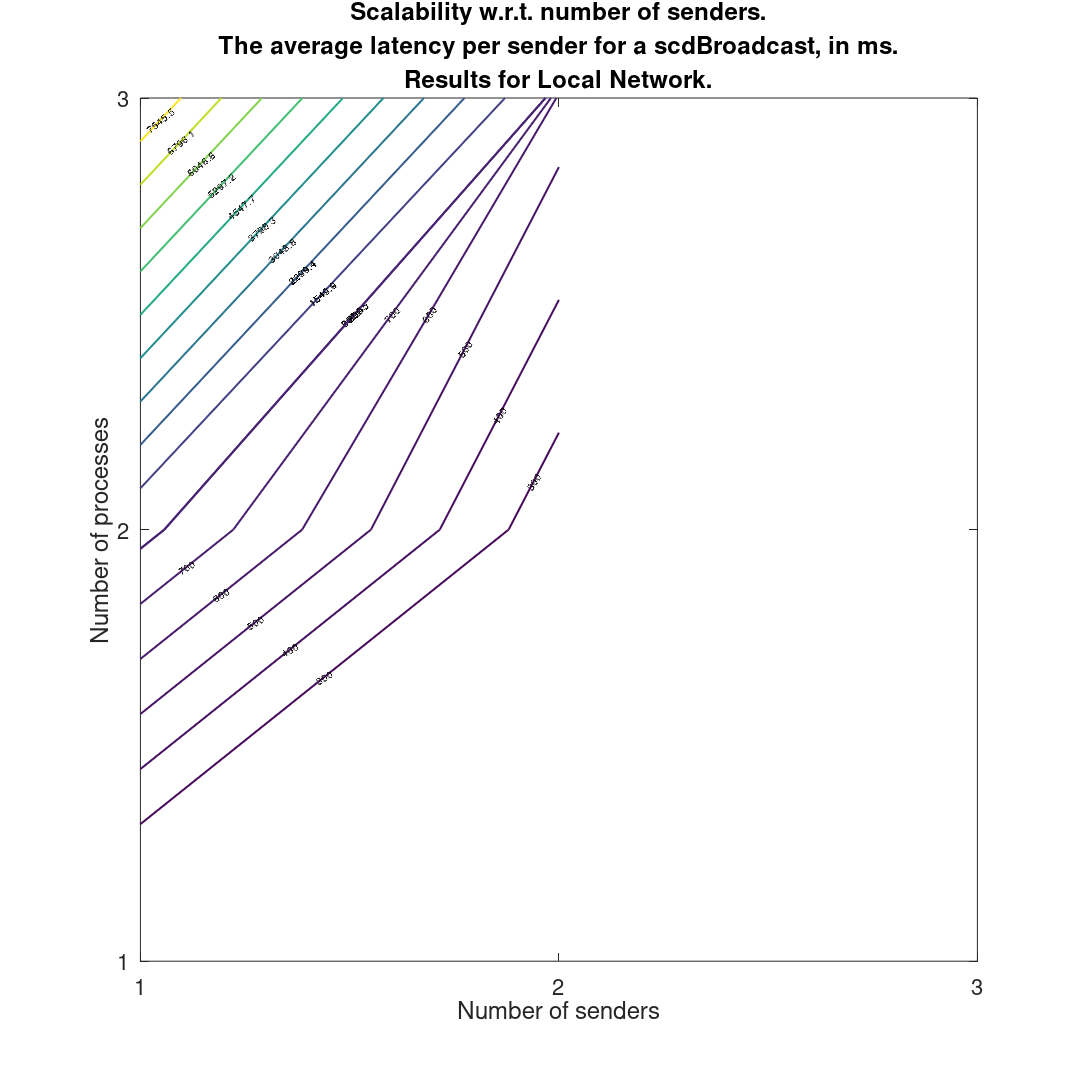

The MATLAB source for this figure:
clf
set(0,'DefaultFigureVisible','off')
figure('DefaultAxesFontSize',22);
x = [;1;2;1;3;1;2];
y = [;1;2;2;3;3;3];
z = [;51;227;835;657;8295;552];
[X,Y]=meshgrid(min(x):max(x),min(y):max(y));
Z=griddata(x,y,z,X,Y);
levels=0:100:800;
contour(X,Y,Z, 'linewidth', 2, 'ShowText','on');
hold on
contour(X,Y,Z, levels, 'linewidth', 2, 'ShowText','on');
hold off
title({'Scalability w.r.t. number of senders.', 'The average latency per sender for a scdBroadcast, in ms.', 'Results for Local Network.'})
xlabel('Number of senders')
xticks([1, 2, 3])
ylabel('Number of processes')
yticks([1, 2, 3])
set(gcf, 'PaperPosition', [0.0 0.0 15 15]);
set(gcf, 'PaperSize', [15 15]);
saveas(gcf, 'exp2_local_lat_final.pdf')
